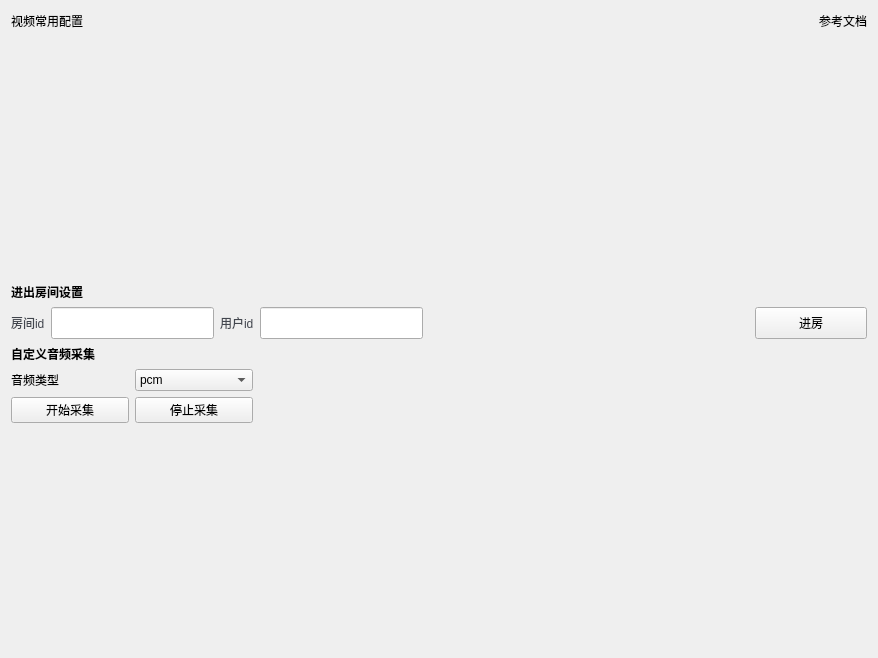
<?xml version="1.0" encoding="UTF-8"?>
<ui version="4.0">
 <class>CustomAudioCapture</class>
 <widget class="QWidget" name="CustomAudioCapture">
  <property name="geometry">
   <rect>
    <x>0</x>
    <y>0</y>
    <width>878</width>
    <height>658</height>
   </rect>
  </property>
  <property name="windowTitle">
   <string>Form</string>
  </property>
  <layout class="QVBoxLayout" name="verticalLayout">
   <item>
    <layout class="QHBoxLayout" name="horizontalLayout_2">
     <item>
      <widget class="QLabel" name="label_title">
       <property name="text">
        <string>视频常用配置</string>
       </property>
      </widget>
     </item>
     <item>
      <spacer name="horizontalSpacer_4">
       <property name="orientation">
        <enum>Qt::Horizontal</enum>
       </property>
       <property name="sizeHint" stdset="0">
        <size>
         <width>40</width>
         <height>20</height>
        </size>
       </property>
      </spacer>
     </item>
     <item>
      <widget class="QLabel" name="label">
       <property name="text">
        <string>参考文档</string>
       </property>
      </widget>
     </item>
    </layout>
   </item>
   <item>
    <widget class="QWidget" name="widget_u" native="true">
     <property name="minimumSize">
      <size>
       <width>0</width>
       <height>0</height>
      </size>
     </property>
     <property name="maximumSize">
      <size>
       <width>16777215</width>
       <height>240</height>
      </size>
     </property>
     <property name="styleSheet">
      <string notr="true"/>
     </property>
     <layout class="QHBoxLayout" name="horizontalLayout">
      <property name="spacing">
       <number>0</number>
      </property>
      <property name="leftMargin">
       <number>12</number>
      </property>
      <property name="topMargin">
       <number>0</number>
      </property>
      <property name="rightMargin">
       <number>12</number>
      </property>
      <property name="bottomMargin">
       <number>0</number>
      </property>
      <item>
       <spacer name="horizontalSpacer_9">
        <property name="orientation">
         <enum>Qt::Horizontal</enum>
        </property>
        <property name="sizeHint" stdset="0">
         <size>
          <width>40</width>
          <height>20</height>
         </size>
        </property>
       </spacer>
      </item>
      <item>
       <widget class="UserWidget" name="widget" native="true">
        <property name="minimumSize">
         <size>
          <width>320</width>
          <height>240</height>
         </size>
        </property>
        <property name="maximumSize">
         <size>
          <width>320</width>
          <height>240</height>
         </size>
        </property>
       </widget>
      </item>
      <item>
       <spacer name="horizontalSpacer_3">
        <property name="orientation">
         <enum>Qt::Horizontal</enum>
        </property>
        <property name="sizeHint" stdset="0">
         <size>
          <width>40</width>
          <height>20</height>
         </size>
        </property>
       </spacer>
      </item>
      <item>
       <widget class="UserWidget" name="widget_2" native="true">
        <property name="minimumSize">
         <size>
          <width>320</width>
          <height>240</height>
         </size>
        </property>
        <property name="maximumSize">
         <size>
          <width>320</width>
          <height>240</height>
         </size>
        </property>
       </widget>
      </item>
      <item>
       <spacer name="horizontalSpacer_10">
        <property name="orientation">
         <enum>Qt::Horizontal</enum>
        </property>
        <property name="sizeHint" stdset="0">
         <size>
          <width>40</width>
          <height>20</height>
         </size>
        </property>
       </spacer>
      </item>
     </layout>
    </widget>
   </item>
   <item>
    <widget class="QLabel" name="label_t1">
     <property name="font">
      <font>
       <bold>true</bold>
      </font>
     </property>
     <property name="text">
      <string>进出房间设置</string>
     </property>
    </widget>
   </item>
   <item>
    <layout class="QHBoxLayout" name="horizontalLayout_3">
     <item>
      <widget class="QLabel" name="label_9">
       <property name="styleSheet">
        <string notr="true">QLabel{color:#42464E; background-color:transparent;}</string>
       </property>
       <property name="text">
        <string>房间id</string>
       </property>
      </widget>
     </item>
     <item>
      <widget class="QLineEdit" name="lineEdit_room">
       <property name="minimumSize">
        <size>
         <width>0</width>
         <height>32</height>
        </size>
       </property>
      </widget>
     </item>
     <item>
      <widget class="QLabel" name="label_10">
       <property name="styleSheet">
        <string notr="true">QLabel{color:#42464E; background-color:transparent;}</string>
       </property>
       <property name="text">
        <string>用户id</string>
       </property>
      </widget>
     </item>
     <item>
      <widget class="QLineEdit" name="lineEdit_uid">
       <property name="minimumSize">
        <size>
         <width>0</width>
         <height>32</height>
        </size>
       </property>
      </widget>
     </item>
     <item>
      <spacer name="horizontalSpacer_2">
       <property name="orientation">
        <enum>Qt::Horizontal</enum>
       </property>
       <property name="sizeHint" stdset="0">
        <size>
         <width>40</width>
         <height>20</height>
        </size>
       </property>
      </spacer>
     </item>
     <item>
      <spacer name="horizontalSpacer">
       <property name="orientation">
        <enum>Qt::Horizontal</enum>
       </property>
       <property name="sizeHint" stdset="0">
        <size>
         <width>40</width>
         <height>20</height>
        </size>
       </property>
      </spacer>
     </item>
     <item>
      <widget class="QPushButton" name="btn_join">
       <property name="minimumSize">
        <size>
         <width>112</width>
         <height>32</height>
        </size>
       </property>
       <property name="maximumSize">
        <size>
         <width>112</width>
         <height>32</height>
        </size>
       </property>
       <property name="text">
        <string>进房</string>
       </property>
      </widget>
     </item>
    </layout>
   </item>
   <item>
    <widget class="QLabel" name="label_t1_2">
     <property name="font">
      <font>
       <bold>true</bold>
      </font>
     </property>
     <property name="text">
      <string>自定义音频采集</string>
     </property>
    </widget>
   </item>
   <item>
    <layout class="QGridLayout" name="gridLayout">
     <item row="1" column="1">
      <widget class="QPushButton" name="btn_stop">
       <property name="minimumSize">
        <size>
         <width>118</width>
         <height>0</height>
        </size>
       </property>
       <property name="text">
        <string>停止采集</string>
       </property>
      </widget>
     </item>
     <item row="0" column="1">
      <widget class="QComboBox" name="comboBox">
       <item>
        <property name="text">
         <string>pcm</string>
        </property>
       </item>
      </widget>
     </item>
     <item row="0" column="0">
      <widget class="QLabel" name="label_2">
       <property name="text">
        <string>音频类型</string>
       </property>
      </widget>
     </item>
     <item row="1" column="0">
      <widget class="QPushButton" name="btn_start">
       <property name="minimumSize">
        <size>
         <width>118</width>
         <height>0</height>
        </size>
       </property>
       <property name="text">
        <string>开始采集</string>
       </property>
      </widget>
     </item>
     <item row="0" column="2">
      <spacer name="horizontalSpacer_5">
       <property name="orientation">
        <enum>Qt::Horizontal</enum>
       </property>
       <property name="sizeHint" stdset="0">
        <size>
         <width>40</width>
         <height>20</height>
        </size>
       </property>
      </spacer>
     </item>
    </layout>
   </item>
   <item>
    <spacer name="verticalSpacer">
     <property name="orientation">
      <enum>Qt::Vertical</enum>
     </property>
     <property name="sizeHint" stdset="0">
      <size>
       <width>20</width>
       <height>40</height>
      </size>
     </property>
    </spacer>
   </item>
  </layout>
 </widget>
 <customwidgets>
  <customwidget>
   <class>UserWidget</class>
   <extends>QWidget</extends>
   <header>UserWidget.h</header>
   <container>1</container>
  </customwidget>
 </customwidgets>
 <resources/>
 <connections/>
</ui>
